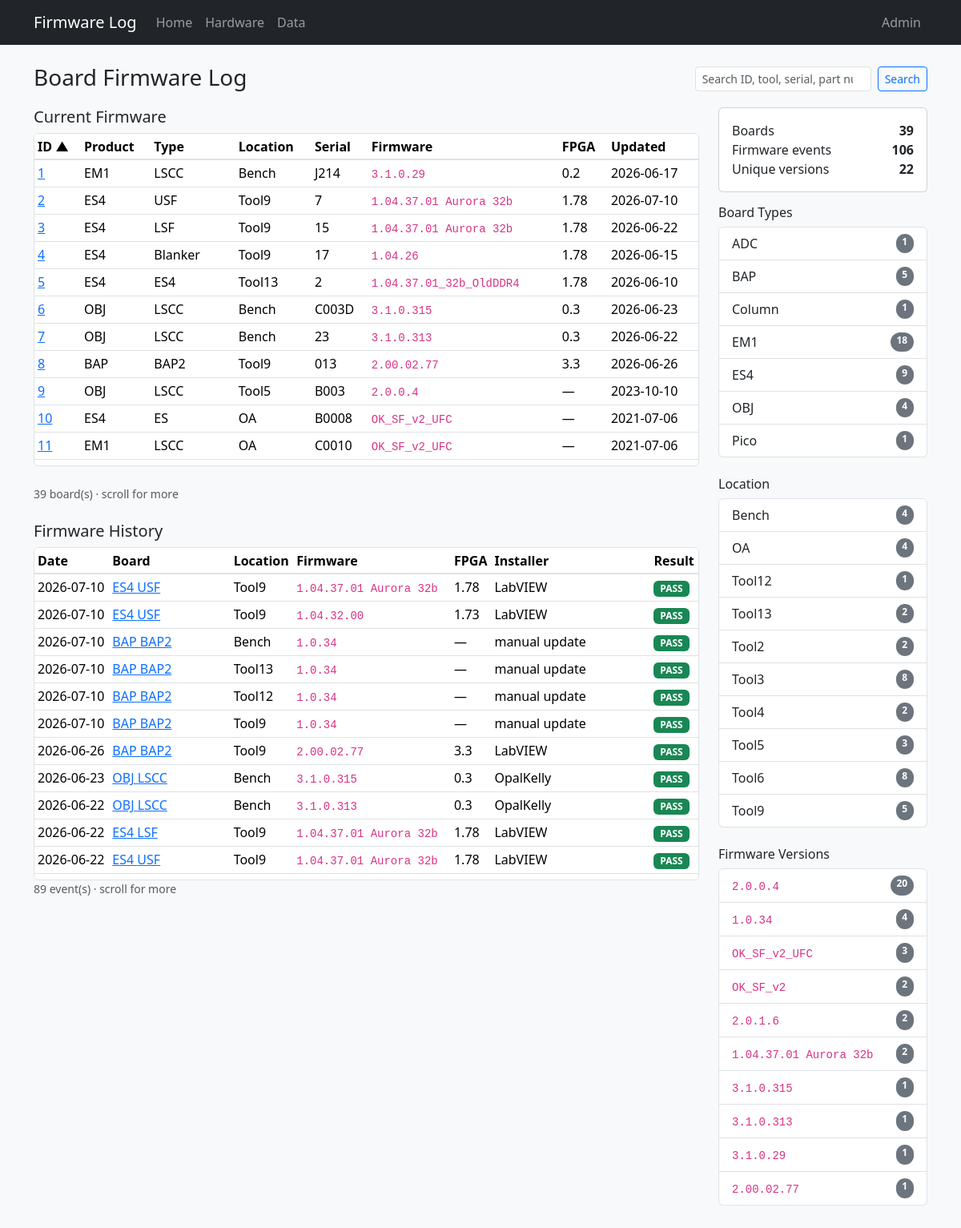
The page / on the database its author committed.
### tables this page shows
CREATE TABLE "boards" (
                board_id      INTEGER PRIMARY KEY,
                tool          TEXT,
                board_slot    TEXT,
                manufacturer  TEXT NOT NULL DEFAULT 'PDF Solutions Inc.',
                board_name    TEXT NOT NULL,
                serial        TEXT NOT NULL,
                part_number   TEXT,
                revision      TEXT,
                file_id       TEXT,
                product_name  TEXT NOT NULL,
                ddr_fbga      TEXT
            , inventory_serial TEXT, status TEXT, role TEXT, comment TEXT, open_item TEXT, po TEXT, modified_by TEXT, source_updated_at TEXT, data_source TEXT, dc_status TEXT, ac_status TEXT, gcal_status TEXT, adc_status TEXT, eeprom_status TEXT);

CREATE TABLE "firmware_history" (
                event_id    INTEGER PRIMARY KEY AUTOINCREMENT,
                board_id    INTEGER NOT NULL REFERENCES boards (board_id),
                event_date  TEXT NOT NULL,
                event_time  TEXT,
                fpga        TEXT,
                firmware    TEXT NOT NULL,
                installer   TEXT,
                result      TEXT
            );

### app.py (the view)
@app.route("/")
def index():
    product = request.args.get("product")
    firmware = request.args.get("firmware")
    tool = request.args.get("tool")
    search = request.args.get("q", "").strip()
    sort = request.args.get("sort", "board_id")
    order = request.args.get("order", "asc")
    return render_template(
        "index.html",
        boards=db.list_boards(
            product_name=product,
            firmware=firmware,
            tool=tool,
            search=search,
            sort=sort,
            order=order,
        ),
        history=db.list_history(
            product_name=product,
            firmware=firmware,
            tool=tool,
            search=search,
        ),
        stats=db.dashboard_stats(),
        fw_stats=db.firmware_stats(),
        tool_stats=db.tool_stats(),
        products=db.board_products(),
        available_firmware=db.firmware_for_product(product) if product else set(),
        available_products=db.products_for_firmware(firmware) if firmware else set(),
        available_tools=(
            db.tools_for_product(product) if product
            else db.tools_for_firmware(firmware) if firmware
            else set()
        ),
        available_products_for_tool=db.products_for_tool(tool) if tool else set(),
        available_firmware_for_tool=db.firmware_for_tool(tool) if tool else set(),
        product_filter=product,
        firmware_filter=firmware,
        tool_filter=tool,
        search=search,
        sort=sort,
        order=order,
    )

### db.py (called while the page is built)
def dict_row(cursor, row):
    return {col[0]: row[i] for i, col in enumerate(cursor.description)}

@contextmanager
def get_db():
    conn = sqlite3.connect(DATABASE)
    conn.row_factory = dict_row
    try:
        yield conn
    finally:
        conn.close()

def fetch_all(query, params=()):
    with get_db() as conn:
        return conn.execute(query, params).fetchall()

def fetch_one(query, params=()):
    with get_db() as conn:
        return conn.execute(query, params).fetchone()

def _board_search_clause(search, alias="b", extra_columns=()):
    if not search:
        return None, []
    like = f"%{search}%"
    columns = [col.format(a=alias) for col in BOARD_SEARCH_COLUMNS] + list(extra_columns)
    clause = "(" + " OR ".join(f"{col} LIKE ?" for col in columns) + ")"
    return clause, [like] * len(columns)

def dashboard_stats():
    return fetch_one(
        """
        SELECT
            (SELECT COUNT(*) FROM boards) AS board_count,
            (SELECT COUNT(*) FROM firmware_history) AS history_count,
            (SELECT COUNT(DISTINCT firmware) FROM firmware_history) AS firmware_versions
        """
    )

def firmware_stats():
    return fetch_all(
        """
        SELECT firmware, COUNT(*) AS board_count
        FROM current_firmware
        GROUP BY firmware
        ORDER BY board_count DESC, firmware DESC
        LIMIT 10
        """
    )

def board_products():
    return fetch_all(
        """
        SELECT product_name, COUNT(*) AS board_count
        FROM boards
        GROUP BY product_name
        ORDER BY product_name
        """
    )

def tool_stats():
    return fetch_all(
        """
        SELECT COALESCE(tool, '(Unassigned)') AS tool, COUNT(*) AS board_count
        FROM boards
        GROUP BY COALESCE(tool, '(Unassigned)')
        ORDER BY
            CASE WHEN tool = '(Unassigned)' THEN 1 ELSE 0 END,
            tool ASC
        """
    )

### templates/index.html (shortened to what this page needs)
{% extends "base.html" %}
{% from "macros.html" import sort_link, result_badge %}
{% block content %}
<div class="d-flex flex-wrap justify-content-between align-items-center gap-2 mb-3">
  <div>
    <h1 class="h3 mb-1">Board Firmware Log</h1>
  </div>
  <form id="search-form" action="{{ url_for('index') }}" method="get" class="d-flex gap-2">
    <input type="search" id="board-search" name="q" value="{{ search }}" class="form-control form-control-sm" placeholder="Search ID, tool, serial, part number…">
    <button class="btn btn-sm btn-outline-primary" type="submit">Search</button>
  </form>
</div>
<div class="row g-4">
  <div class="col-lg-9">
    <h2 class="h5">Current Firmware</h2>
    <div class="table-scroll-panel mb-4">
      <table class="table table-sm table-hover align-middle mb-0">
        <thead>
          <tr>
            <th>{{ sort_link('ID', 'board_id', sort, order, product_filter, firmware_filter, tool_filter, search) }}</th>
            <th>{{ sort_link('Product', 'product_name', sort, order, product_filter, firmware_filter, tool_filter, search) }}</th>
            <th>{{ sort_link('Type', 'board_name', sort, order, product_filter, firmware_filter, tool_filter, search) }}</th>
            <th>{{ sort_link('Location', 'tool', sort, order, product_filter, firmware_filter, tool_filter, search) }}</th>
            <th>{{ sort_link('Serial', 'serial', sort, order, product_filter, firmware_filter, tool_filter, search) }}</th>
            <th>{{ sort_link('Firmware', 'firmware', sort, order, product_filter, firmware_filter, tool_filter, search) }}</th>
            <th>FPGA</th>
            <th>{{ sort_link('Updated', 'event_date', sort, order, product_filter, firmware_filter, tool_filter, search) }}</th>
          </tr>
        </thead>
        <tbody>
          {% for b in boards %}
          <tr>
            <td><a href="{{ url_for('board_detail', board_id=b.board_id) }}">{{ b.board_id }}</a></td>
            <td>{{ b.product_name }}</td>
            <td>{{ b.board_name }}</td>
            <td>{{ b.tool or '—' }}</td>
            <td>{{ b.serial }}</td>
            <td>{% if b.current_firmware %}<code>{{ b.current_firmware }}</code>{% else %}<span class="text-muted">—</span>{% endif %}</td>
            <td>{{ b.current_fpga or '—' }}</td>
            <td>{{ b.last_update or '—' }}</td>
          </tr>
          {% else %}
          <tr><td colspan="8" class="text-muted">No boards match your filters.</td></tr>
          {% endfor %}
        </tbody>
      </table>
    </div>
    <p class="text-muted small">{{ boards|length }} board(s){% if boards|length > 12 %} · scroll for more{% endif %}</p>
    <h2 class="h5 mt-4">Firmware History</h2>
    <div class="table-scroll-panel">
      <table class="table table-sm table-hover align-middle mb-0">
        <thead>
          <tr>
            <th>Date</th>
            <th>Board</th>
            <th>Location</th>
            <th>Firmware</th>
            <th>FPGA</th>
            <th>Installer</th>
            <th>Result</th>
          </tr>
        </thead>
        <tbody>
          {% for row in history %}
          <tr>
            <td>{{ row.event_date }}</td>
            <td>
              <a href="{{ url_for('board_detail', board_id=row.board_id) }}">
                {{ row.product_name }} {{ row.board_name }}
              </a>
            </td>
            <td>{{ row.tool or '—' }}</td>
            <td><code>{{ row.firmware }}</code></td>
            <td>{{ row.fpga or '—' }}</td>
            <td>{{ row.installer or '—' }}</td>
            <td>{{ result_badge(row.result) }}</td>
          </tr>
          {% else %}
          <tr><td colspan="7" class="text-muted">No firmware history matches your filters.</td></tr>
          {% endfor %}
        </tbody>
      </table>
    </div>
    <p class="text-muted small">{{ history|length }} event(s){% if history|length > 10 %} · scroll for more{% endif %}</p>
  </div>
  <div class="col-lg-3">
    <div class="card mb-3">
      <div class="card-body">
        <div class="d-flex justify-content-between"><span>Boards</span><strong>{{ stats.board_count }}</strong></div>
        <div class="d-flex justify-content-between"><span>Firmware events</span><strong>{{ stats.history_count }}</strong></div>
        <div class="d-flex justify-content-between"><span>Unique versions</span><strong>{{ stats.firmware_versions }}</strong></div>
      </div>
    </div>
    <h2 class="h6">Board Types</h2>
    <div class="list-group mb-4">
      {% for p in products %}
      {% if (firmware_filter and p.product_name not in available_products and product_filter != p.product_name) or (tool_filter and p.product_name not in available_products_for_tool and product_filter != p.product_name) %}
      <span class="list-group-item d-flex justify-content-between py-2 filter-disabled" aria-disabled="true">
        <span>{{ p.product_name }}</span>
        <span class="badge text-bg-secondary rounded-pill">{{ p.board_count }}</span>
      </span>
      {% elif product_filter == p.product_name %}
      <a class="list-group-item list-group-item-action d-flex justify-content-between py-2 active"
         href="{{ url_for('index', firmware=firmware_filter, tool=tool_filter, q=search) }}">
        <span>{{ p.product_name }}</span>
        <span class="badge text-bg-light rounded-pill">{{ p.board_count }}</span>
      </a>
      {% else %}
      <a class="list-group-item list-group-item-action d-flex justify-content-between py-2"
         href="{{ url_for('index', product=p.product_name, firmware=firmware_filter, tool=tool_filter, q=search) }}">
        <span>{{ p.product_name }}</span>
        <span class="badge text-bg-secondary rounded-pill">{{ p.board_count }}</span>
      </a>
      {% endif %}
      {% endfor %}
    </div>
    <h2 class="h6">Location</h2>
    <div class="list-group mb-4">
      {% for row in tool_stats %}
      {% if (product_filter and row.tool not in available_tools and tool_filter != row.tool) or (firmware_filter and row.tool not in available_tools and tool_filter != row.tool) %}
      <span class="list-group-item d-flex justify-content-between py-2 filter-disabled" aria-disabled="true">
        <span>{{ row.tool }}</span>
        <span class="badge text-bg-secondary rounded-pill">{{ row.board_count }}</span>
      </span>
      {% elif tool_filter == row.tool %}
      <a class="list-group-item list-group-item-action d-flex justify-content-between py-2 active"
         href="{{ url_for('index', product=product_filter, firmware=firmware_filter, q=search) }}">
        <span>{{ row.tool }}</span>
        <span class="badge text-bg-light rounded-pill">{{ row.board_count }}</span>
      </a>
      {% else %}
      <a class="list-group-item list-group-item-action d-flex justify-content-between py-2"
         href="{{ url_for('index', product=product_filter, firmware=firmware_filter, tool=row.tool, q=search) }}">
        <span>{{ row.tool }}</span>
        <span class="badge text-bg-secondary rounded-pill">{{ row.board_count }}</span>
      </a>
      {% endif %}
      {% endfor %}
    </div>
    <h2 class="h6">Firmware Versions</h2>
    <div class="list-group">
      {% for row in fw_stats %}
      {% if (product_filter and row.firmware not in available_firmware and firmware_filter != row.firmware) or (tool_filter and row.firmware not in available_firmware_for_tool and firmware_filter != row.firmware) %}
      <span class="list-group-item d-flex justify-content-between py-2 filter-disabled" aria-disabled="true">
        <span><code class="small">{{ row.firmware }}</code></span>
        <span class="badge text-bg-secondary rounded-pill">{{ row.board_count }}</span>
      </span>
      {% else %}
      <a class="list-group-item list-group-item-action d-flex justify-content-between py-2"
         href="{{ url_for('index', firmware=row.firmware, product=product_filter, tool=tool_filter, q=search) }}">
        <span><code class="small">{{ row.firmware }}</code></span>
        <span class="badge text-bg-secondary rounded-pill">{{ row.board_count }}</span>
      </a>
      {% endif %}
      {% else %}
      <div class="list-group-item text-muted py-2">No data.</div>
      {% endfor %}
    </div>
  </div>
</div>
{% endblock %}

### templates/macros.html (shortened to what this page needs)
{% macro result_badge(result) -%}
  {% if result %}
    {% set r = result|upper %}
    {% if r == 'PASS' %}
      <span class="badge text-bg-success">PASS</span>
    {% elif r == 'FAIL' %}
      <span class="badge text-bg-danger">FAIL</span>
    {% else %}
      <span class="badge text-bg-secondary">{{ result }}</span>
    {% endif %}
  {% else %}
    <span class="text-muted">—</span>
  {% endif %}
{%- endmacro %}
{% macro sort_link(label, column, sort, order, product=None, firmware=None, tool=None, q=None) -%}
  {% set new_order = 'desc' if sort == column and order == 'asc' else 'asc' %}
  <a href="{{ url_for('index', sort=column, order=new_order, product=product, firmware=firmware, tool=tool, q=q) }}" class="text-decoration-none text-reset">
    {{ label }}{% if sort == column %} {% if order == 'asc' %}▲{% else %}▼{% endif %}{% endif %}
  </a>
{%- endmacro %}

### static/style.css (style rules this page uses)
body { background-color: #f8f9fa; }
code { font-size: 0.875em; }
.table th { white-space: nowrap; }
.table-scroll-panel { max-height: 26rem; overflow: auto; border: 1px solid var(--bs-border-color); border-radius: var(--bs-border-radius); background-color: #fff; }
.table-scroll-panel thead th { position: sticky; top: 0; z-index: 1; background-color: #fff; box-shadow: inset 0 -1px 0 var(--bs-border-color); }

### rows shown on the page
boards: board_id "1", product_name "EM1", board_name "LSCC", tool "Bench", serial "J214", current_firmware "3.1.0.29", current_fpga "0.2", last_update "2026-06-17"
boards: board_id "2", product_name "ES4", board_name "USF", tool "Tool9", serial "7", current_firmware "1.04.37.01 Aurora 32b", current_fpga "1.78", last_update "2026-07-10", board_count "5"
boards: board_id "3", product_name "ES4", board_name "LSF", tool "Tool9", serial "15", current_firmware "1.04.37.01 Aurora 32b", current_fpga "1.78", last_update "2026-06-22"
boards: board_id "4", product_name "ES4", board_name "Blanker", tool "Tool9", serial "17", current_firmware "1.04.26", current_fpga "1.78", last_update "2026-06-15"
boards: board_id "5", product_name "ES4", board_name "ES4", tool "Tool13", serial "2", current_firmware "1.04.37.01_32b_OldDDR4", current_fpga "1.78", last_update "2026-06-10", board_count "2"
firmware_history: board_id "6", product_name "OBJ", board_name "LSCC", tool "Bench", serial "C003D", current_firmware "3.1.0.315", fpga "0.3", event_date "2026-06-23", firmware "3.1.0.315", installer "OpalKelly", result "PASS"
firmware_history: board_id "7", product_name "OBJ", board_name "LSCC", tool "Bench", serial "23", current_firmware "3.1.0.313", fpga "0.3", event_date "2026-06-22", firmware "3.1.0.313", installer "OpalKelly", result "PASS"
firmware_history: board_id "8", product_name "BAP", board_name "BAP2", tool "Tool9", serial "013", current_firmware "2.00.02.77", fpga "3.3", event_date "2026-06-26", firmware "2.00.02.77", installer "LabVIEW", result "PASS"
boards: board_id "9", product_name "OBJ", board_name "LSCC", tool "Tool5", serial "B003", current_firmware "2.0.0.4", current_fpga "—", source_updated_at "2023-10-10"
boards: board_id "10", product_name "ES4", board_name "ES", tool "OA", serial "B0008", current_firmware "OK_SF_v2_UFC", current_fpga "—", last_update "2021-07-06"
boards: board_id "11", product_name "EM1", board_name "LSCC", tool "OA", serial "C0010", current_firmware "OK_SF_v2_UFC", current_fpga "—", last_update "2021-07-06"
firmware_history: event_date "2026-07-10", product_name "ES4", board_name "USF", tool "Tool9", firmware "1.04.37.01 Aurora 32b", fpga "1.78", installer "LabVIEW", result "PASS"
firmware_history: event_date "2026-07-10", product_name "ES4", board_name "USF", tool "Tool9", firmware "1.04.32.00", fpga "1.73", installer "LabVIEW", result "PASS"
firmware_history: event_date "2026-07-10", product_name "BAP", board_name "BAP2", tool "Bench", firmware "1.0.34", fpga "—", installer "manual update", result "PASS"
firmware_history: event_date "2026-07-10", product_name "BAP", board_name "BAP2", tool "Tool13", firmware "1.0.34", fpga "—", installer "manual update", result "PASS"
firmware_history: event_date "2026-07-10", product_name "BAP", board_name "BAP2", tool "Tool12", firmware "1.0.34", fpga "—", installer "manual update", result "PASS"
firmware_history: event_date "2026-07-10", product_name "BAP", board_name "BAP2", tool "Tool9", firmware "1.0.34", fpga "—", installer "manual update", result "PASS"
firmware_history: event_date "2026-06-22", product_name "ES4", board_name "LSF", tool "Tool9", firmware "1.04.37.01 Aurora 32b", fpga "1.78", installer "LabVIEW", result "PASS"
firmware_history: event_date "2026-06-22", product_name "ES4", board_name "USF", tool "Tool9", firmware "1.04.37.01 Aurora 32b", fpga "1.78", installer "LabVIEW", result "PASS"
boards: product_name "EM1", board_count "18"

### other values the page prints
{{ label }} "ID Product Type Location Serial Firmware Updated"
{{ boards|length }} "39"
{{ history|length }} "89"
{{ stats.board_count }} "39"
{{ stats.history_count }} "106"
{{ stats.firmware_versions }} "22"
{{ p.product_name }} "ADC" "BAP" "Column" "ES4" "OBJ" "Pico"
{{ p.board_count }} "1" "5" "1" "9" "4" "1"
{{ row.tool }} "Bench" "OA" "Tool12" "Tool2" "Tool3" "Tool4" "Tool5" "Tool6"
{{ row.board_count }} "4" "4" "1" "2" "8" "2" "3" "8"
{{ row.firmware }} "2.0.0.4" "1.0.34" "OK_SF_v2_UFC" "OK_SF_v2" "2.0.1.6" "1.04.37.01 Aurora 32b" "3.1.0.315" "3.1.0.313" "3.1.0.29" "2.00.02.77"
{{ row.board_count }} "20" "4" "3" "2" "2" "2" "1" "1" "1" "1"
